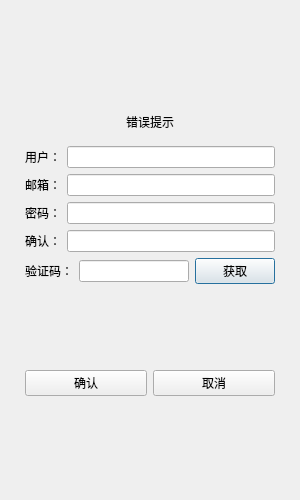
<?xml version="1.0" encoding="UTF-8"?>
<ui version="4.0">
 <class>RegisterDialog</class>
 <widget class="QDialog" name="RegisterDialog">
  <property name="geometry">
   <rect>
    <x>0</x>
    <y>0</y>
    <width>300</width>
    <height>500</height>
   </rect>
  </property>
  <property name="minimumSize">
   <size>
    <width>300</width>
    <height>500</height>
   </size>
  </property>
  <property name="maximumSize">
   <size>
    <width>300</width>
    <height>500</height>
   </size>
  </property>
  <property name="windowTitle">
   <string>Dialog</string>
  </property>
  <layout class="QVBoxLayout" name="verticalLayout_2">
   <item>
    <layout class="QVBoxLayout" name="verticalLayout">
     <property name="leftMargin">
      <number>5</number>
     </property>
     <property name="topMargin">
      <number>5</number>
     </property>
     <property name="rightMargin">
      <number>5</number>
     </property>
     <property name="bottomMargin">
      <number>5</number>
     </property>
     <item>
      <widget class="QStackedWidget" name="stackedWidget">
       <property name="currentIndex">
        <number>0</number>
       </property>
       <widget class="QWidget" name="page">
        <layout class="QVBoxLayout" name="verticalLayout_3">
         <item>
          <spacer name="verticalSpacer">
           <property name="orientation">
            <enum>Qt::Vertical</enum>
           </property>
           <property name="sizeHint" stdset="0">
            <size>
             <width>20</width>
             <height>40</height>
            </size>
           </property>
          </spacer>
         </item>
         <item>
          <widget class="QWidget" name="widget" native="true">
           <layout class="QVBoxLayout" name="verticalLayout_4">
            <item>
             <widget class="QLabel" name="err_tip">
              <property name="text">
               <string>错误提示</string>
              </property>
              <property name="alignment">
               <set>Qt::AlignCenter</set>
              </property>
             </widget>
            </item>
           </layout>
          </widget>
         </item>
         <item>
          <layout class="QHBoxLayout" name="horizontalLayout">
           <item>
            <widget class="QLabel" name="user_label">
             <property name="text">
              <string>用户：</string>
             </property>
            </widget>
           </item>
           <item>
            <widget class="QLineEdit" name="user_Edit"/>
           </item>
          </layout>
         </item>
         <item>
          <layout class="QHBoxLayout" name="horizontalLayout_2">
           <item>
            <widget class="QLabel" name="email_label">
             <property name="text">
              <string>邮箱：</string>
             </property>
            </widget>
           </item>
           <item>
            <widget class="QLineEdit" name="email_Edit"/>
           </item>
          </layout>
         </item>
         <item>
          <layout class="QHBoxLayout" name="horizontalLayout_3">
           <item>
            <widget class="QLabel" name="pass_label">
             <property name="text">
              <string>密码：</string>
             </property>
            </widget>
           </item>
           <item>
            <widget class="QLineEdit" name="pass_Edit"/>
           </item>
          </layout>
         </item>
         <item>
          <layout class="QHBoxLayout" name="horizontalLayout_4">
           <item>
            <widget class="QLabel" name="confirm_label">
             <property name="text">
              <string>确认：</string>
             </property>
            </widget>
           </item>
           <item>
            <widget class="QLineEdit" name="confirm_Edit"/>
           </item>
          </layout>
         </item>
         <item>
          <layout class="QHBoxLayout" name="horizontalLayout_5">
           <item>
            <widget class="QLabel" name="varify_label">
             <property name="text">
              <string>验证码：</string>
             </property>
            </widget>
           </item>
           <item>
            <widget class="QLineEdit" name="variftEdit"/>
           </item>
           <item>
            <widget class="QPushButton" name="getCode_btn">
             <property name="text">
              <string>获取</string>
             </property>
            </widget>
           </item>
          </layout>
         </item>
         <item>
          <spacer name="verticalSpacer_3">
           <property name="orientation">
            <enum>Qt::Vertical</enum>
           </property>
           <property name="sizeHint" stdset="0">
            <size>
             <width>20</width>
             <height>40</height>
            </size>
           </property>
          </spacer>
         </item>
         <item>
          <layout class="QHBoxLayout" name="horizontalLayout_6">
           <item>
            <widget class="QPushButton" name="confirm_btn">
             <property name="text">
              <string>确认</string>
             </property>
            </widget>
           </item>
           <item>
            <widget class="QPushButton" name="cancel_btn">
             <property name="text">
              <string>取消</string>
             </property>
            </widget>
           </item>
          </layout>
         </item>
         <item>
          <spacer name="verticalSpacer_2">
           <property name="orientation">
            <enum>Qt::Vertical</enum>
           </property>
           <property name="sizeHint" stdset="0">
            <size>
             <width>20</width>
             <height>40</height>
            </size>
           </property>
          </spacer>
         </item>
        </layout>
       </widget>
       <widget class="QWidget" name="page_2"/>
      </widget>
     </item>
    </layout>
   </item>
  </layout>
 </widget>
 <resources/>
 <connections/>
</ui>
